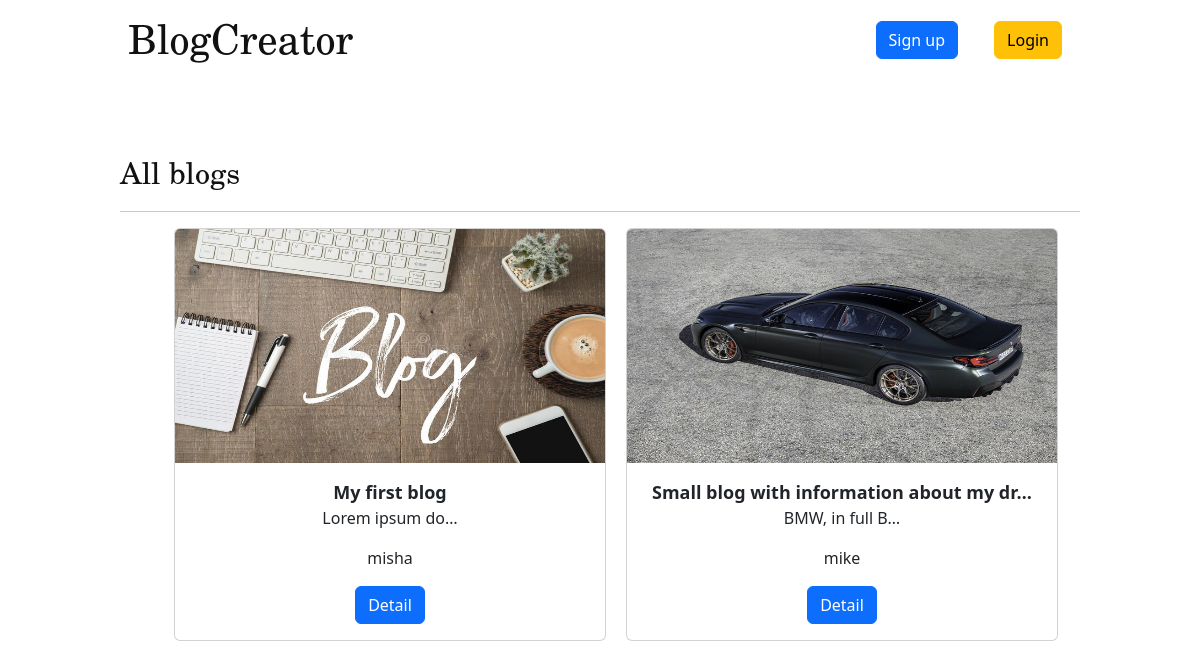
/, run on an earlier commit of the app's database.
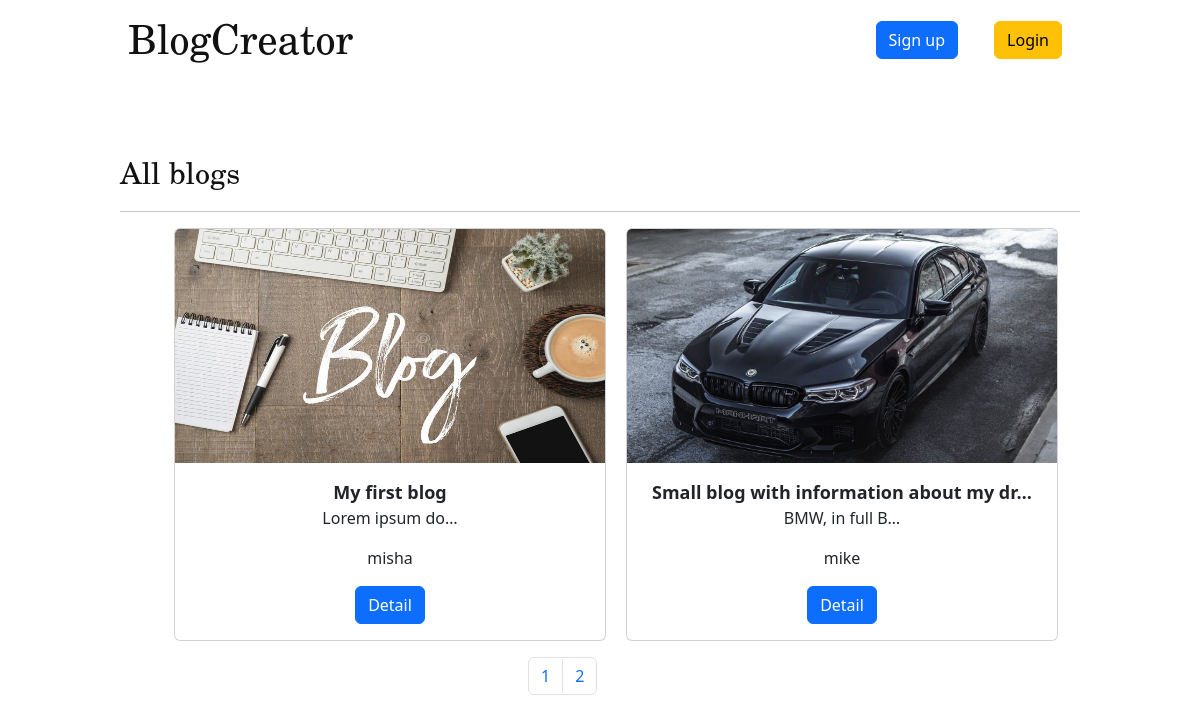
And on a later commit of the database.
### blog/models.py (models this page shows)
class Blog(models.Model):
    title = models.CharField(max_length=100)
    content = models.TextField(blank=True)
    blog_photo = models.ImageField(upload_to='photos/')
    time_create = models.DateTimeField(auto_now_add=True)
    user = models.ForeignKey(User, on_delete=models.CASCADE, null=True)
    def get_absolute_url(self):
        return reverse('blog_detail', kwargs={'blog_id': self.pk})

### blog/views.py (the view)
# urls.py: path('', Index.as_view(), name='home'),
class Index(ListView):
    paginate_by = 2
    model = Blog
    template_name = 'blog/index.html'
    context_object_name = 'blogs'
    def get_context_data(self, *, object_list=None, **kwargs):
        context = super().get_context_data(**kwargs)
        context['title'] = 'Main page'
        return context

### blog/templates/blog/index.html (shortened to what this page needs)
{% extends 'blog/base.html' %}
{% block content %}
    <div class="content">
        <span>All blogs</span>
        <hr>
            <ul>
                {% for x in blogs %}
                    <li>
                        <div class="card text-center" style="width: 27rem; margin: 0 auto;">
                            <img src="{{ x.blog_photo.url }}" class="card-img-top" alt="..." style="width: 100%; height: 234px;">
                            <div class="card-body">
                                <span class="card-title" style="font-size: 18px;"><b>{{ x.title|truncatechars:40 }}</b></span>
                                <p class="card-text">{{ x.content|truncatechars:15}}</p>
                                <p class="card-text">{{ x.user }}</p>
                                <a href="{{ x.get_absolute_url }}" class="btn btn-primary">Detail</a>
                            </div>
                        </div>
                    </li>
                {% endfor %}
            </ul>
        <div class="page_pagination">
            <nav aria-label="Page navigation example">
                {% if paginator.num_pages > 1 %}
                  <ul class="pagination">
                      {% for x in paginator.page_range %}
                        <li class="page-item"><a class="page-link" href="?page={{ x }}">{{ x }}</a></li>
                      {% endfor %}
                  </ul>
                {% endif %}
            </nav>
        </div>
    </div>
{% endblock %}

What changed in the data, as far as the page shows it:
changed Blog "Small blog with information about my dr…": blog_photo: a different picture
Also different on the page:
new list line: "1"
new list line: "2"
